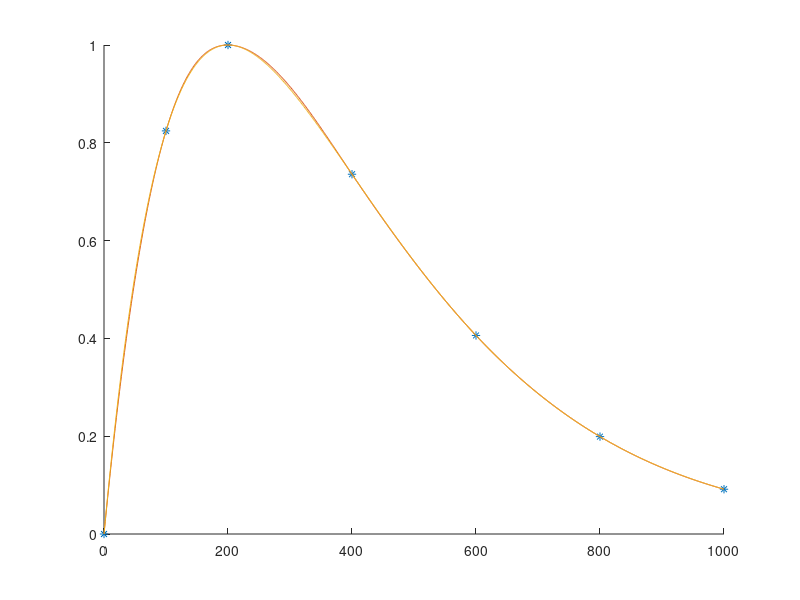

The MATLAB script that drew this image:
clear all; clc
t = [0 100 200 400 600 800 1000];
f = [0 0.82436 1 0.73576 0.40601 0.19915 0.09158];

hold on;
xx = 0:1:1000;
yy = spline(t,f,xx);
plot(t,f,'*',xx,yy)

ff = xx/200.*exp(-xx/200+1);
plot(xx,ff)
